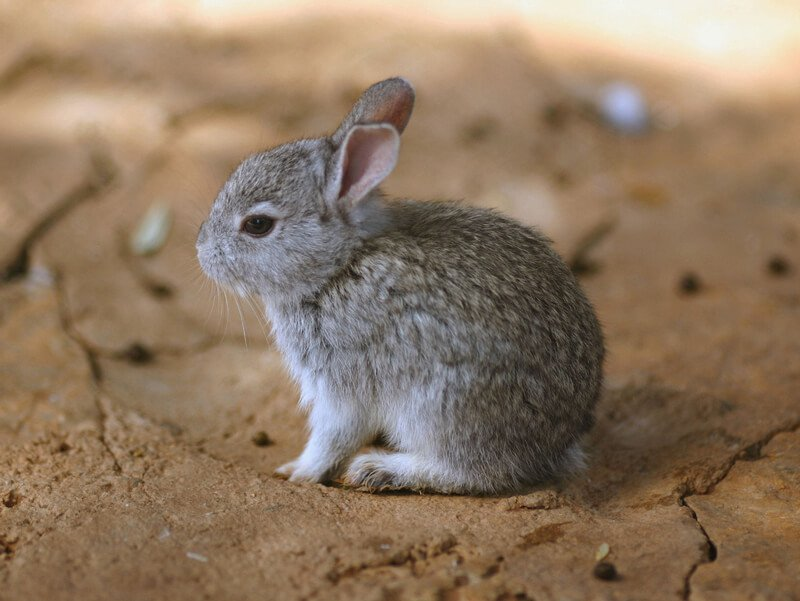
#> input picture RTImg/111/111-0111-0111.jpg, 800 x 601 px, given as the content of the folder RTImg/001, which was not available
$ python sharpness_calc.py   (Python 2 division)   (older library calls are emulated)
#> lines starting #> are read from the running program, lines starting #| are printed output that depends on the picture; long printed decimals are rounded; pictures that were not available may be replaced by others from this repository, and a replacement may not be noted
### img_util.py
'''
@name    img_util.py
@brief   OpenCV Image processing utility functions
@author  Russell Wong, 2017
'''

import cv2
import numpy as np
from matplotlib import pyplot as plt

'''
@name       usingCV2
@brief      Check whether the current OpenCV version is 2
@return     bool: True if the current version is 2
'''
def usingCV2():
    return checkCVVersion('2.')


'''
@name       usingCV3
@brief      Check whether the current OpenCV version is 3
@return     bool: True if the current version is 3
'''
def usingCV3():
    return checkCVVersion('3.')


'''
@name       checkCVVersion
@brief      Checks if the current OpenCV version is of a specified number
@param[in]  version: The version number to check
@return     bool: Whether the current version belongs to param version number
'''
def checkCVVersion(version):
    return cv2.__version__.startswith(version)


'''
@name       plot
@brief      Uses matplotlib to plot and show image
@param[in]  img: The image to be plotted
@param[in]  title: The title of the image
@param[in]  cmap: Matplotlib colour options (e.g. cmap='gray')
                  Plots a colour image when cmap=None
@param[in]  maximize: Whether to maximize the window
'''
# [9 lines left out: function plot, not called in this run]


def plotPoints(points, title, maximize=True):
    x = [p[0] for p in points]
    y = [p[1] for p in points]
    plt.switch_backend('TkAgg')
    if (maximize):
        fig_manager = plt.get_current_fig_manager()
        fig_manager.resize(*fig_manager.window.maxsize())
    plt.title(title)
    plt.scatter(x, y)
    plt.show()


# [20 lines left out: function plotParabolas, not called in this run]

'''
@name       plotCubic
@brief      Plot cubic splines
@param[in]  coefficients: vector of coefficients of cubic equations
            x_vals: focus distance values from data points
            title: title of the plot
            max_x: x value of the maximum of the cubic spline
            max_y: y value of the maximum of the cubic spline
            maximize: whether the plot window is maximized
'''
# [23 lines left out: function plotCubic, not called in this run]

'''
@name       saveImageRGB
@brief      Writes an RGB image to a file
@param[in]  name: String representing relative file path and name for the image
@param[in]  img: RGB image to be saved
'''
def saveImageRGB(name, img):
    cv2.imwrite(name, cv2.cvtColor(img, cv2.COLOR_RGB2BGR))


'''
@name       saveImageBW
@brief      Writes a black and white image to a file
@param[in]  name: String representing relative file path and name for the image
@param[in]  img: BW image to be saved
'''
def saveImageBW(name, img):
    cv2.imwrite(name, img)


'''
@name       readImageRGB
@brief      Reads an image to an RGB cv2 matrix
@param[in]  name: String representing relative file path and name for the image
@return     np.array: RGB image
'''
def readImageRGB(name):
    return cv2.cvtColor(cv2.imread(name, cv2.IMREAD_COLOR), cv2.COLOR_RGB2BGR)


'''
@name       readImageBW
@brief      Reads an image to a black and white cv2 matrix
@param[in]  name: String representing relative file path and name for the image
@return     np.array: BW image
'''
def readImageBW(name):
    return cv2.imread(name, cv2.IMREAD_GRAYSCALE)

### sharpness_calc.py
'''
@name    sharpness_calc.py
@brief   Calculates the sharpness of a set of images
@author  Russell Wong, 2017
'''

import sys, os, math, cv2
import numpy as np
from matplotlib import pyplot as plt

import img_util

DEFAULT_IMG_DIR = 'RTImg/'


'''
@name       loadImages
@brief      Retrieves all images from a folder and loads them into black-and-white matrices
@param[in]  folder: String representing path to folder containing images
@return     images: List of black-and-white images
@return     distances: List of focus distances corresponding to each image
'''
def loadImages(folder=DEFAULT_IMG_DIR):
    images = []
    distances = []
    for file in os.listdir(folder):
        img = img_util.readImageBW(os.path.join(folder, file))
        if img is not None:
            images.append(img)
            distances.append(int(file[9:13]))
            print file
    return images, distances


'''
@name       getSharpness
@brief      Calculates the derivative in the x direction of images in a list and
            finds the sharpness given by the L2-Norm of the matrix
@param[in]  images: A list of grayscale images
@return     derivative_imgs: A list of images containing all image derivatives
@return     sharpness_vals: A list of floats containing all calculated sharpness values
'''
def getSharpness(images):
    sharpness_vals = []
    derivative_imgs = []
    for img in images:
        derivative = cv2.Sobel(img, cv2.CV_64F, 1, 0, ksize=5)
        derivative_imgs.append(derivative)
        sharpness_vals.append(cv2.norm(derivative))
    return derivative_imgs, sharpness_vals


'''
@name       getPoints
@brief      Finds (focus distance, sharpness) data points for a set of images
@param[in]  subject_name: The subject name to search for
@param[in]  show_images: Whether to display image derivatives using matplotlib
@return     points: List of 2-tuples representing (x,y) coordinates
'''
def getPoints(subject_name='111', show_images=False):
#> called with subject_name = '001', show_images = False
    images, distances = loadImages(folder=DEFAULT_IMG_DIR+subject_name)
#> in readImageBW, `return cv2.imread(name, cv2.IMREAD_GRAYSCALE)`:
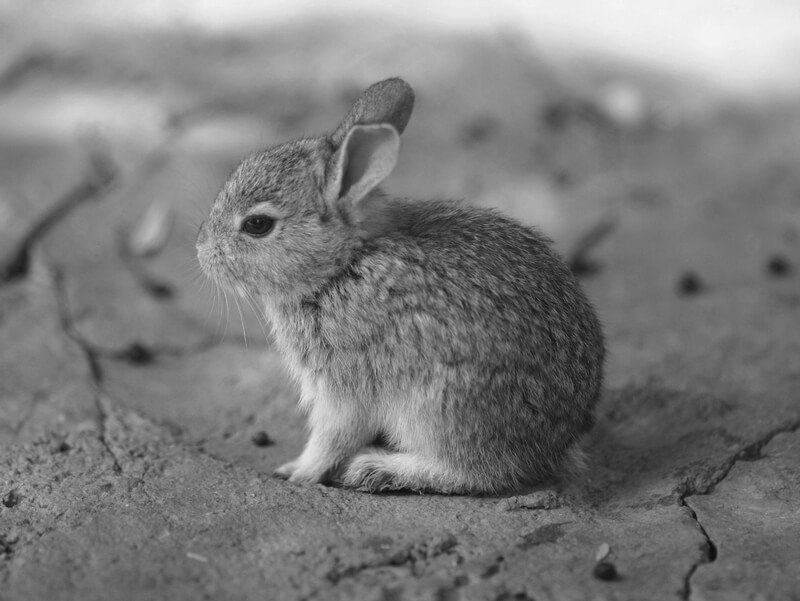
#> returned value: shape (601, 800); min 7, max 246, mean 124.2
#> images = 1 item; distances = [111]
    derivative_imgs, sharpness_vals = getSharpness(images)
#> the loop in getSharpness, `for img in images:` made 1 pass
#> pass 1, in getSharpness, `derivative = cv2.Sobel(img, cv2.CV_64F, 1, 0, ksize=5)`:
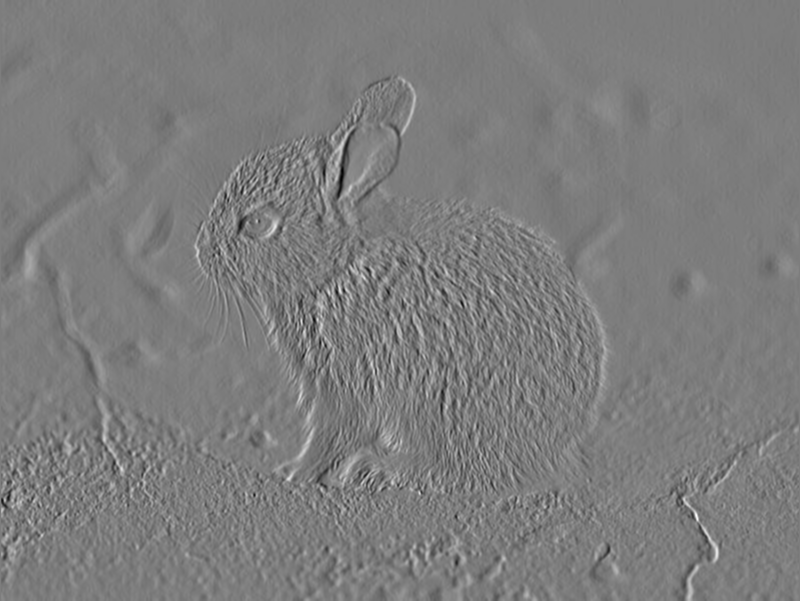
#> derivative: shape (601, 800) float64; min -4281, max 4449, mean -0.1; drawn with min black and max white
#> after the loop in getSharpness, `for img in images:`: derivative_imgs = 1 item; sharpness_vals = [296384.1]
#> derivative_imgs = 1 item; sharpness_vals = [296384.1]
    for i, img in enumerate(derivative_imgs):
        if show_images:
            img_util.plot(img, 'IMAGE', cmap='gray')
        img_util.saveImageBW('img_' + str(i) + '.png', img)
        print 'Sharpness for img %d: %f' % (i, sharpness_vals[i])
#> this loop made 1 pass
#| Sharpness for img 0: 296384.092
#> pass 1, in saveImageBW, `cv2.imwrite(name, img)`:
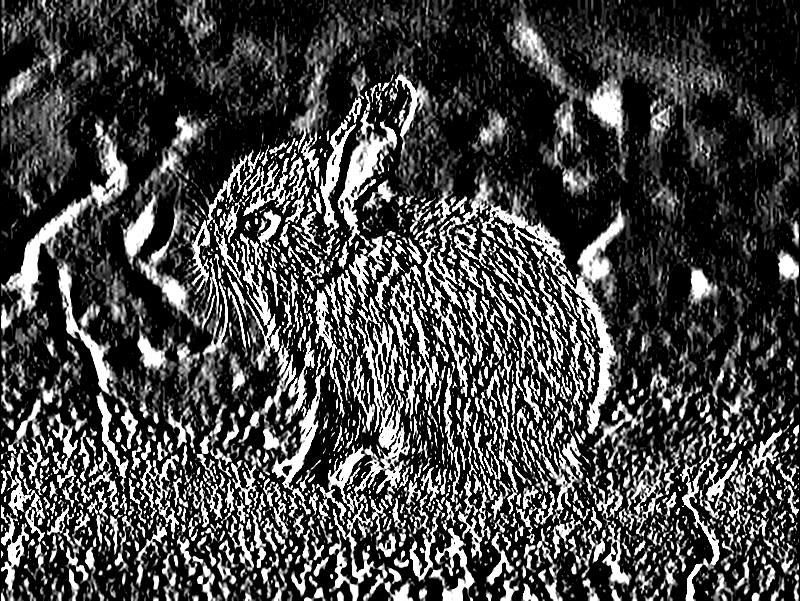
#> saved as img_0.png: shape (601, 800); min 0, max 255, mean 69
    return sorted(zip(distances, sharpness_vals))


#######################
###  Main Function  ###
#######################
if __name__ == '__main__':
    subject_name='001'
    if len(sys.argv) >= 2:
        subject_name = sys.argv[1]
    points = getPoints(subject_name=subject_name, show_images=False)
#> points = [(111, 296384.1)]
    print points
#| [(111, 296384.092)]
    img_util.plotPoints(points, "Points")
#> in plotPoints, `x = [p[0] for p in points]`: x = [111]
#> in plotPoints, `y = [p[1] for p in points]`: y = [296384.1]
#> in plotPoints, `plt.show()`:
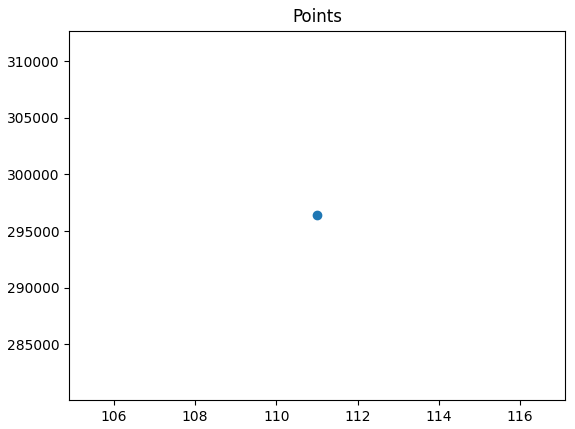
#> figure drawn by matplotlib, 1 panel
    sys.exit()
#> (the program exits here)
